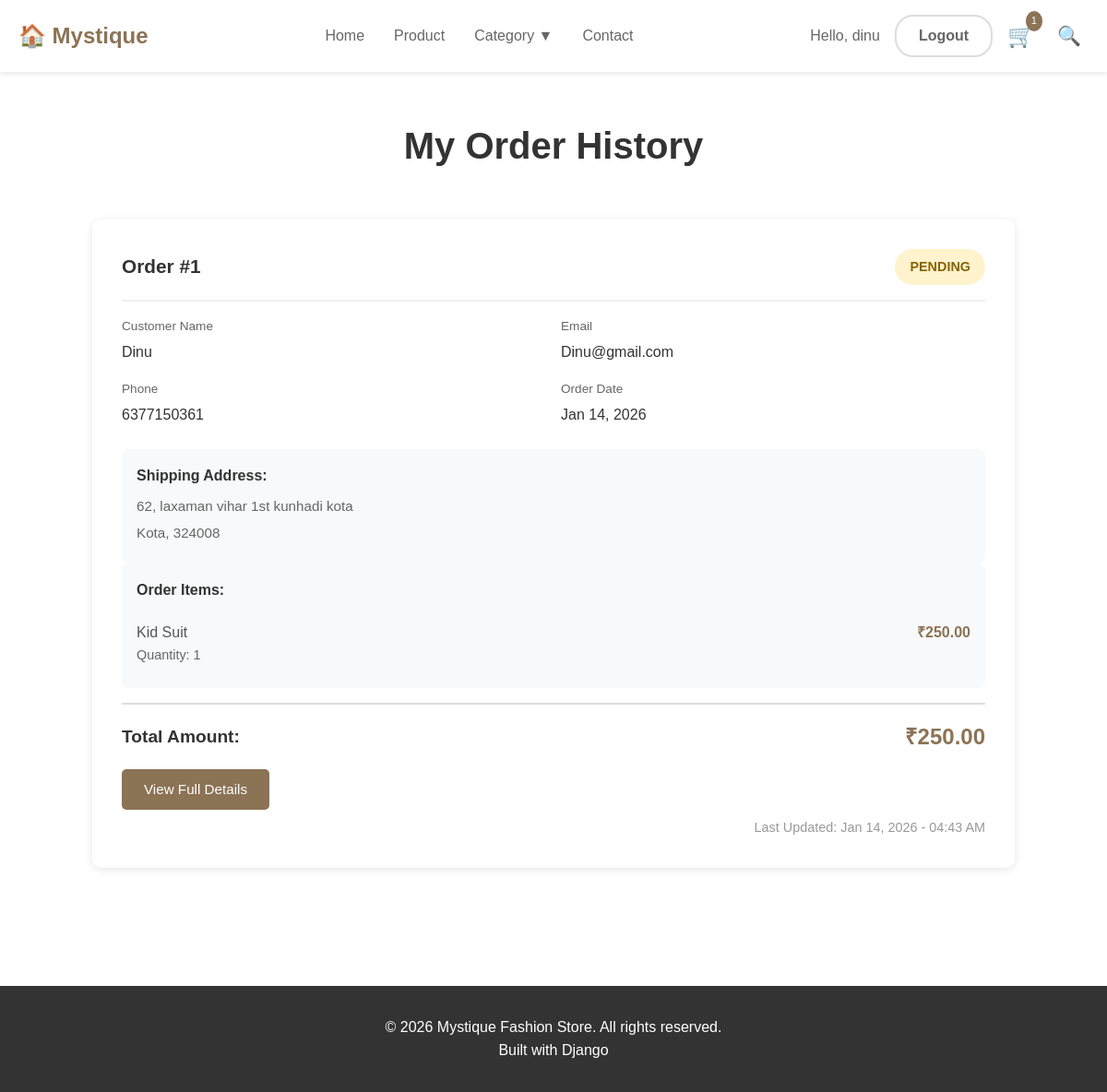
The page /orders/history/ (signed in) on the database its author committed.
### orders/models.py (models this page shows, shortened)
class Order(models.Model):
    STATUS_CHOICES = [
        ('PENDING', 'Pending'),
        ('PROCESSING', 'Processing'),
        ('SHIPPED', 'Shipped'),
        ('DELIVERED', 'Delivered'),
        ('CANCELLED', 'Cancelled'),
    ]
    user = models.ForeignKey(User, on_delete=models.CASCADE, related_name='orders')
    full_name = models.CharField(max_length=200)
    email = models.EmailField()
    phone = models.CharField(max_length=15)
    address = models.TextField()
    city = models.CharField(max_length=100)
    zip_code = models.CharField(max_length=10)
    total_amount = models.DecimalField(max_digits=10, decimal_places=2)
    status = models.CharField(max_length=20, choices=STATUS_CHOICES, default='PENDING')
    created_at = models.DateTimeField(auto_now_add=True)
    updated_at = models.DateTimeField(auto_now=True)
    class Meta:
        ordering = ['-created_at']

class OrderItem(models.Model):
    order = models.ForeignKey(Order, on_delete=models.CASCADE, related_name='items')
    product = models.ForeignKey(Product, on_delete=models.CASCADE)
    quantity = models.PositiveIntegerField()
    price = models.DecimalField(max_digits=10, decimal_places=2)
    def get_subtotal(self):
        return self.price * self.quantity

### products/models.py (models this page shows, shortened)
class Product(models.Model):
    STOCK_STATUS = [
        ('IN_STOCK', 'In Stock'),
        ('OUT_OF_STOCK', 'Out of Stock'),
    ]
    SIZE_CHOICES = [
        ('XS', 'Extra Small'),
        ('S', 'Small'),
        ('M', 'Medium'),
        ('L', 'Large'),
        ('XL', 'Extra Large'),
        ('XXL', '2XL'),
        ('FREE', 'Free Size'),
    ]
    name = models.CharField(max_length=200)
    slug = models.SlugField(unique=True, blank=True)
    category = models.ForeignKey(Category, on_delete=models.CASCADE, related_name='products')
    price = models.DecimalField(max_digits=10, decimal_places=2)
    description = models.TextField(blank=True)
    image = models.ImageField(upload_to='products/')
    stock_status = models.CharField(max_length=20, choices=STOCK_STATUS, default='IN_STOCK')
    available_sizes = models.CharField(max_length=200, help_text='Comma-separated sizes')
    created_at = models.DateTimeField(auto_now_add=True)
    updated_at = models.DateTimeField(auto_now=True)
    featured = models.BooleanField(default=False)
    class Meta:
        ordering = ['-created_at']

### orders/views.py (the view)
# urls.py: path('history/', views.order_history_view, name='order_history'),
@login_required
def order_history_view(request):
    orders = Order.objects.filter(user=request.user)
    context = {'orders': orders}
    return render(request, 'orders/order_history.html', context)

### cart/context_processors.py (called while the page is built)
def cart_context(request):
    return {
        'cart_count': get_cart_count(request),
        'cart_total': get_cart_total(request),
    }

### cart/models.py (called while the page is built)
    def get_total(self):
        return sum(item.get_subtotal() for item in self.items.all())

    def get_items_count(self):
        return sum(item.quantity for item in self.items.all())

    def get_subtotal(self):
        return self.product.price * self.quantity

### cart/utils.py (called while the page is built)
def get_user_cart(user):
    cart, created = Cart.objects.get_or_create(user=user)
    return cart

def get_cart_total(request):
    if request.user.is_authenticated:
        cart = get_user_cart(request.user)
        return cart.get_total()
    else:
        session_cart = SessionCart(request)
        return session_cart.get_total()

def get_cart_count(request):
    if request.user.is_authenticated:
        cart = get_user_cart(request.user)
        return cart.get_items_count()
    else:
        session_cart = SessionCart(request)
        return session_cart.get_items_count()

### orders/templates/orders/order_history.html (shortened to what this page needs)
{% extends 'base.html' %}
{% load static %}
{% block content %}
<section class="order-history-section container">
    <h1 class="page-title">My Order History</h1>
    <div class="orders-container">
        {% if orders %}
            {% for order in orders %}
            <div class="order-card">
                <div class="order-header">
                    <div class="order-id">Order #{{ order.id }}</div>
                    <span class="order-status status-{{ order.status|lower }}">
                        {{ order.get_status_display }}
                    </span>
                </div>
                <div class="order-details">
                    <div class="detail-item">
                        <span class="detail-label">Customer Name</span>
                        <span class="detail-value">{{ order.full_name }}</span>
                    </div>
                    <div class="detail-item">
                        <span class="detail-label">Email</span>
                        <span class="detail-value">{{ order.email }}</span>
                    </div>
                    <div class="detail-item">
                        <span class="detail-label">Phone</span>
                        <span class="detail-value">{{ order.phone }}</span>
                    </div>
                    <div class="detail-item">
                        <span class="detail-label">Order Date</span>
                        <span class="detail-value">{{ order.created_at|date:"M d, Y" }}</span>
                    </div>
                </div>
                <div class="shipping-info">
                    <h4>Shipping Address:</h4>
                    <p>{{ order.address }}</p>
                    <p>{{ order.city }}, {{ order.zip_code }}</p>
                </div>
                <div class="order-items">
                    <div class="order-items-title">Order Items:</div>
                    {% for item in order.items.all %}
                    <div class="order-item">
                        <div>
                            <div class="item-name">{{ item.product.name }}</div>
                            <div class="item-quantity">Quantity: {{ item.quantity }}</div>
                        </div>
                        <div class="item-price">₹{{item.get_subtotal }}</div>
                    </div>
                    {% endfor %}
                </div>
                <div class="order-total">
                    <span class="total-label">Total Amount:</span>
                    <span class="total-amount">₹{{ order.total_amount }}</span>
                </div>
                <a href="{% url 'orders:order_detail' order.id %}" class="view-details-btn">
                    View Full Details
                </a>
                <div class="order-date">
                    Last Updated: {{ order.updated_at|date:"M d, Y - h:i A" }}
                </div>
            </div>
            {% endfor %}
        {% endif %}
    </div>
</section>
{% endblock %}

### templates/navbar.html (shortened to what this page needs)
<header>
    <div class="container">
        <nav>
            <a href="{% url 'core:home' %}" class="logo">
                🏠 Mystique
            </a>
            <ul class="nav-links">
                <li><a href="{% url 'core:home' %}">Home</a></li>
                <li><a href="{% url 'products:product_list' %}">Product</a></li>
                <li><a href="#" class="category-dropdown-toggle">Category ▼</a>
                </li>
                <li><a href="{% url 'core:contact' %}">Contact</a></li>
            </ul>
            <div class="nav-right">
                {% if user.is_authenticated %}
                    <span class="user-greeting">Hello, {{ user.username }}</span>
                    <a href="{% url 'authentication:logout' %}" class="nav-button">Logout</a>
                {% else %}
                    <a href="{% url 'authentication:register' %}" class="nav-button">Register</a>
                    <a href="{% url 'authentication:login' %}" class="nav-button signin-btn">Sign in</a>
                {% endif %}
                <a href="{% url 'cart:cart' %}" class="cart-icon">
                    🛒
                    {% if cart_count > 0 %}
                    <span class="cart-count">{{ cart_count }}</span>
                    {% endif %}
                </a>
                <button onclick="openSearchModal()" class="search-btn" title="Search Products">🔍</button>
            </div>
        </nav>
    </div>
</header>

### templates/base.html (style rules this page uses)
* { margin: 0; padding: 0; box-sizing: border-box; }
body { font-family: Arial, sans-serif; line-height: 1.6; color: #333; }
.container { max-width: 1200px; margin: 0 auto; padding: 0 20px; }
header { background: white; padding: 1rem 0; box-shadow: 0 2px 5px rgba(0,0,0,0.1); position: sticky; top: 0; z-index: 100; }
nav { display: flex; justify-content: space-between; align-items: center; }
.logo { display: flex; align-items: center; font-size: 1.5rem; font-weight: bold; text-decoration: none; color: #8B7355; }
.nav-links { display: flex; list-style: none; gap: 2rem; }
.nav-links a { text-decoration: none; color: #666; transition: color 0.3s; }
.nav-right { display: flex; gap: 1rem; align-items: center; }
.cart-icon { position: relative; }
.cart-count { position: absolute; top: -8px; right: -8px; background: #8B7355; color: white; border-radius: 50%; padding: 2px 6px; font-size: 0.7rem; }

### templates/navbar.html (style rules this page uses)
header { background: white; padding: 1rem 0; box-shadow: 0 2px 5px rgba(0,0,0,0.1); position: sticky; top: 0; z-index: 1000; }
nav { display: flex; justify-content: space-between; align-items: center; }
.logo { display: flex; align-items: center; font-size: 1.5rem; font-weight: bold; text-decoration: none; color: #8B7355; }
.nav-links { display: flex; list-style: none; gap: 2rem; margin: 0; padding: 0; }
.nav-links a { text-decoration: none; color: #666; transition: color 0.3s; font-weight: 500; }
.nav-links li { position: relative; }
.nav-right { display: flex; gap: 1rem; align-items: center; }
.nav-button { text-decoration: none !important; color: #666 !important; padding: 0.5rem 1.5rem; border-radius: 20px; border: 2px solid #ddd; transition: all 0.3s; font-weight: 600; background: white; }
.user-greeting { color: #666; font-weight: 500; }
.cart-icon { position: relative; font-size: 1.5rem; text-decoration: none; }
.cart-count { position: absolute; top: -8px; right: -8px; background: #8B7355; color: white; border-radius: 50%; padding: 2px 6px; font-size: 0.7rem; }
.search-btn { background: none; border: none; font-size: 1.3rem; cursor: pointer; padding: 0.5rem; transition: transform 0.2s; }

### orders/templates/orders/order_history.html (style rules this page uses)
.order-history-section { padding: 3rem 0; min-height: 60vh; }
.page-title { text-align: center; font-size: 2.5rem; margin-bottom: 3rem; color: #333; }
.orders-container { max-width: 1000px; margin: 0 auto; }
.order-card { background: white; border-radius: 10px; box-shadow: 0 2px 10px rgba(0,0,0,0.1); padding: 2rem; margin-bottom: 2rem; transition: transform 0.3s; }
.order-header { display: flex; justify-content: space-between; align-items: center; padding-bottom: 1rem; border-bottom: 2px solid #f0f0f0; margin-bottom: 1rem; }
.order-id { font-size: 1.3rem; font-weight: bold; color: #333; }
.order-status { padding: 0.5rem 1rem; border-radius: 20px; font-weight: 600; font-size: 0.9rem; text-transform: uppercase; }
.status-pending { background: #fff3cd; color: #856404; }
.order-details { display: grid; grid-template-columns: repeat(2, 1fr); gap: 1rem; margin-bottom: 1.5rem; }
.detail-item { display: flex; flex-direction: column; }
.detail-label { font-size: 0.85rem; color: #666; margin-bottom: 0.3rem; }
.detail-value { font-size: 1rem; color: #333; font-weight: 500; }
.order-items { background: #f8f9fa; padding: 1rem; border-radius: 8px; margin-bottom: 1rem; }
.order-items-title { font-weight: 600; margin-bottom: 0.8rem; color: #333; }
.order-item { display: flex; justify-content: space-between; padding: 0.5rem 0; border-bottom: 1px solid #ddd; }
.order-item:last-child { border-bottom: none; }
.item-name { color: #555; }
.item-quantity { color: #666; font-size: 0.9rem; }
.item-price { color: #8B7355; font-weight: 600; }
.order-total { display: flex; justify-content: space-between; align-items: center; padding-top: 1rem; border-top: 2px solid #ddd; margin-top: 1rem; }
.total-label { font-size: 1.2rem; font-weight: bold; color: #333; }
.total-amount { font-size: 1.5rem; font-weight: bold; color: #8B7355; }
.order-date { text-align: right; color: #999; font-size: 0.9rem; margin-top: 0.5rem; }
.view-details-btn { padding: 0.6rem 1.5rem; background: #8B7355; color: white; border: none; border-radius: 5px; cursor: pointer; font-size: 0.95rem; transition: background 0.3s; text-decoration: none; display: inline-block; margin-top: 1rem; }
.shipping-info { background: #f8f9fa; padding: 1rem; border-radius: 8px; margin-top: 1rem; }
.shipping-info h4 { margin-bottom: 0.5rem; color: #333; }
.shipping-info p { color: #666; margin: 0.3rem 0; font-size: 0.95rem; }

### rows shown on the page
Order: id "1", status "PENDING", full_name "Dinu", email "Dinu@gmail.com", phone "6377150361", created_at "Jan 14, 2026", address "62, laxaman vihar 1st kunhadi kota", city "Kota", zip_code "324008", total_amount "250.00", updated_at "Jan 14, 2026 - 04:43 AM"
OrderItem: product.name "Kid Suit", quantity "1", get_subtotal "250.00"

### other values the page prints
{{ user.username }} "dinu"
{{ cart_count }} "1"
